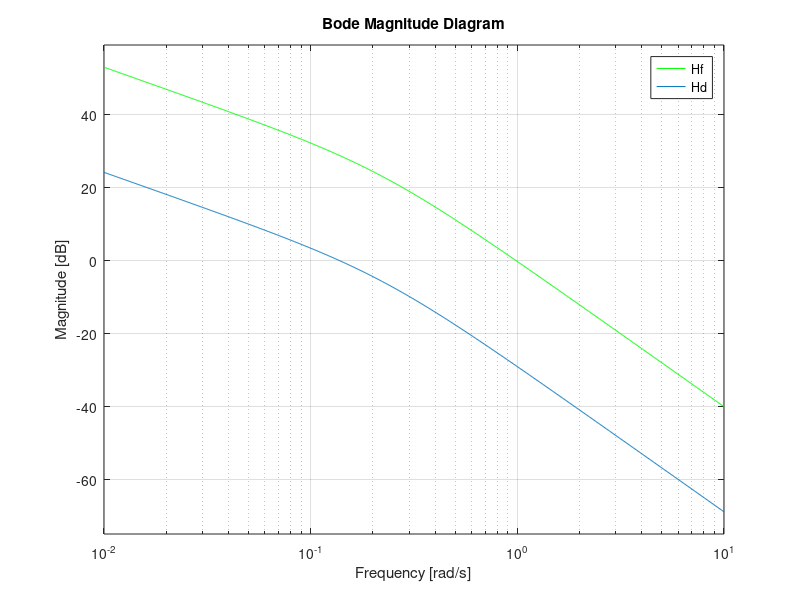
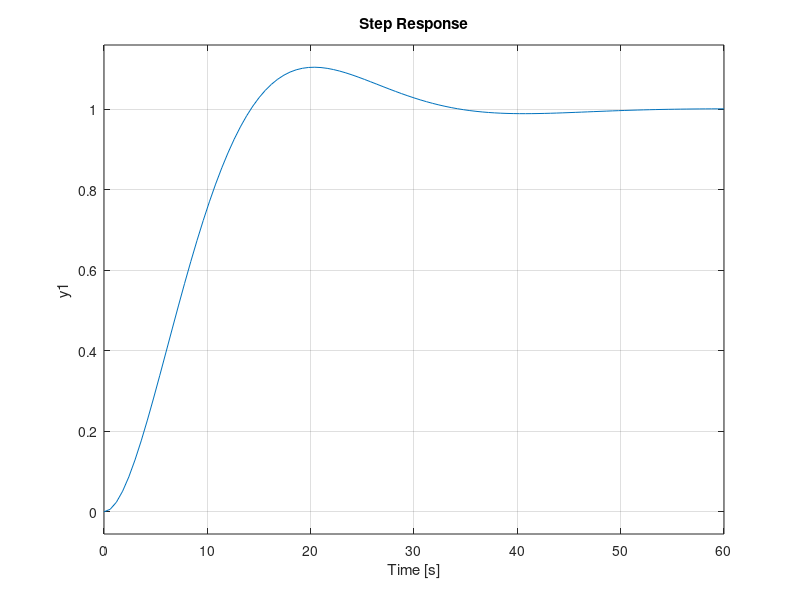
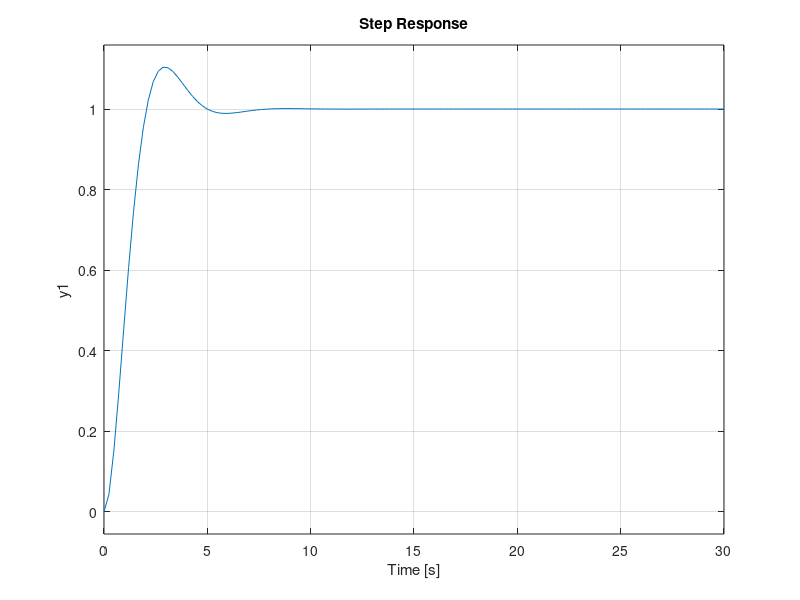
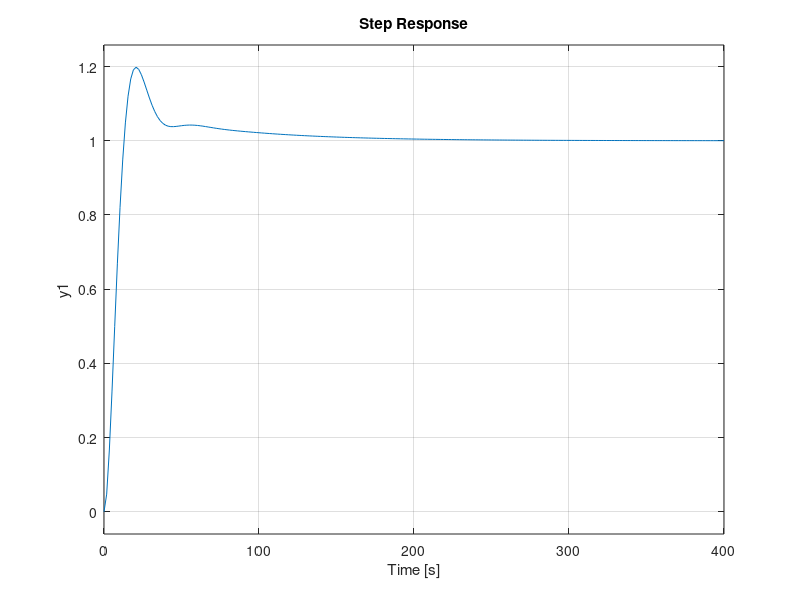

Reproduce these figures in MATLAB, in order.
%% P 
%pt overshoot
clear; clc;
kf = 4.5;
Tf = 4.5;
Hf = tf(kf, [Tf 1 0]);
figure
bodemag(Hf, 'g'); grid
hold on;    
wf = 1/Tf;
sigma = 0.1;
csi = abs(log(sigma))/sqrt(pi^2+(log(sigma)^2));
A = 1/(4*sqrt(2)*csi^2)
AdB = mag2db(A);

FN = abs(AdB) + 22.9; %magnitudinea in frecventa wf = 22.9
Vr = 10^(-FN/20);

Hd = Hf * Vr;
bodemag(Hd);
legend('Hf', 'Hd')



figure
step(feedback(Hd, 1))

%% PD
%pt settling time
tau_d = Tf;
tr = 31.1;
wt1 = 2/(csi^2*tr);
trstar = 4.5;
TN = tau_d*(trstar/tr);
VrPD = tr/trstar;
H_PD = VrPD * tf([tau_d 1], [TN 1]);
figure
step(feedback(H_PD*Hd,1))
%% PI
%pt cv
cvstar = 3;
cvdB = -17; %valoarea de la 10^-2 pe mag si scadem -40 (hf)
cv = 10^(cvdB/20);

wz = 0.1*cv;
wp = (cv/cvstar) * wz;
Tz = 1/wz;
Tp = 1/wp;

VrPI = cvstar/cv;
H_PI = tf([Tz 1], [Tp 1]);
Hd_PI = VrPI* H_PI*Hd;
Ho_PI = feedback(Hd_PI, 1);
figure
step(Ho_PI);


















